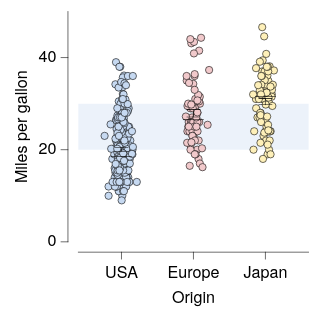

Source (Vega-Lite JSON):
### Vega-Lite specification from a JSON file in a GitHub repository (floating-point values rounded to 4 significant figures; data arrays with more than 128 entries replaced by an {"elided": "..."} marker saying what was removed)
{"background": null, "config": {"arc": {"fill": "#DBDBDB", "fillOpacity": 1.0, "innerRadius": 25.0, "padAngle": 0.03, "stroke": "black", "strokeOpacity": 1, "strokeWidth": 0.25}, "area": {"fill": "#DBDBDB", "fillOpacity": 1.0, "stroke": "black", "strokeOpacity": 1, "strokeWidth": 0.25}, "axis": {"domain": true, "domainCap": "round", "domainColor": "black", "domainWidth": 0.25, "grid": false, "gridCap": "round", "gridColor": "#F1F1F1", "gridDash": [0, 0], "gridOpacity": 1.0, "gridWidth": 0.25, "labelColor": "black", "labelFont": "HelveticaNeue", "labelFontSize": 7, "labelFontStyle": "normal", "labelFontWeight": 400, "offset": 4.5, "ticks": true, "tickCap": "round", "tickColor": "black", "tickRound": false, "tickSize": 3, "tickWidth": 0.25, "titleColor": "black", "titleFont": "HelveticaNeue", "titleFontSize": 7, "titleFontStyle": "normal", "titleFontWeight": 400}, "axisX": {"domain": true, "labelAlign": "center", "labelAngle": 0, "labels": true, "ticks": true, "translate": 0}, "axisY": {"domain": true, "labelAlign": "right", "labelAngle": 0, "labels": true, "ticks": true, "translate": 0}, "axisRight": {"domain": true, "labelAlign": "left", "labelAngle": 0, "labels": true, "ticks": true, "translate": 0}, "axisTop": {"domain": true, "labelAlign": "center", "labelAngle": 0, "labels": true, "ticks": true, "translate": 0}, "axisBand": {"tickOffset": 0}, "bar": {"fill": "#DBDBDB", "fillOpacity": 1.0, "stroke": "black", "strokeOpacity": 1, "strokeWidth": 0.25}, "boxplot": {"size": 9.0, "ticks": {"cornerRadius": 0.25, "fill": "black", "size": 4.5, "thickness": 0.25}, "box": {"fillOpacity": 1.0, "stroke": "black", "strokeOpacity": 1, "strokeWidth": 0.25}, "median": {"fill": "black", "fillOpacity": 1.0, "size": 9.0, "thickness": 0.25}, "rule": {"fill": "black", "fillOpacity": 1.0, "size": 10.0, "stroke": "black", "strokeDash": [0, 0], "strokeOpacity": 1, "strokeWidth": 0.25}, "outliers": {"color": "black", "fill": "black", "fillOpacity": 1.0, "size": 0, "stroke": "black", "strokeOpacity": 1, "strokeWidth": 0.25}}, "circle": {"fill": "black", "fillOpacity": 1.0, "size": 0.5, "stroke": null, "strokeOpacity": 1, "strokeWidth": 0.25}, "errorband": {"band": {"fillOpacity": 0.6, "stroke": null, "strokeWidth": 0.25, "strokeOpacity": 1}, "borders": {"opacity": 0, "strokeOpacity": 0.25, "strokeWidth": 1}}, "errorbar": {"opacity": 1, "rule": {"strokeDash": [0, 0], "strokeWidth": 0.25}, "ticks": {"color": "black", "cornerRadius": 0.125, "opacity": 1, "size": 6.0, "thickness": 0.25}, "thickness": 0.25}, "font": "HelveticaNeue", "geoshape": {"fill": "#DBDBDB", "fillOpacity": 1.0, "stroke": "black", "strokeOpacity": 1, "strokeWidth": 0.25}, "header": {"labelColor": "black", "labelFont": "HelveticaNeue", "labelFontSize": 7, "labelFontStyle": "normal", "labelFontWeight": 400, "titleColor": "black", "titleFont": "HelveticaNeue", "titleFontSize": 7, "titleFontStyle": "normal", "titleFontWeight": 400, "titlePadding": 0}, "legend": {"disable": false, "offset": 4.5, "gradientLength": 50.0, "gradientThickness": 5.0, "gradientOpacity": 1.0, "gradientStrokeColor": "black", "gradientStrokeWidth": 0.25, "labelColor": "black", "labelFont": "HelveticaNeue", "labelFontSize": 7, "labelFontStyle": "normal", "labelFontWeight": 400, "strokeColor": "black", "strokeWidth": 0, "symbolSize": 42, "symbolStrokeColor": "black", "symbolStrokeWidth": 0.25, "titleColor": "black", "titleFont": "HelveticaNeue", "titleFontSize": 7, "titleFontStyle": "normal", "titleFontWeight": 400}, "line": {"color": "black", "stroke": "black", "strokeCap": "round", "strokeDash": [0, 0], "strokeOpacity": 1, "strokeWidth": 0.375}, "point": {"filled": true, "fill": "#DBDBDB", "fillOpacity": 1.0, "size": 5.0, "stroke": "black", "strokeOpacity": 1, "strokeWidth": 0.25}, "range": {"category": ["#C6D9F1", "#F1C9CB", "#FEF0B9", "#CEE37A", "#7AA8E0", "#E589A3", "#FDDD5D", "#68B961", "#4177B1", "#C35082", "#E5C227", "#438156"], "diverging": {"scheme": ["#C35082", "#CE6D94", "#D989A7", "#E2A4BA", "#EABFCE", "#F1DBE2", "#F6F6F6", "#D7E0EB", "#B9CBE0", "#9BB6D5", "#7DA1C9", "#5F8CBD", "#4177B1"]}, "heatmap": {"scheme": ["#DFE9F7", "#C6D9F1", "#ADC8EC", "#94B8E6", "#7AA8E0", "#6097DA", "#4D87CA", "#4177B1", "#386898", "#2F597F", "#264A69", "#1D3A58"]}, "ordinal": {"scheme": ["#F1F1F1", "#DBDBDB", "#C6C6C6", "#B2B2B2", "#9D9D9D", "#898989", "#767676", "#636363", "#515151", "#404040", "#2F2F2F", "#1F1F1F"]}, "ramp": {"scheme": ["#DFE9F7", "#C6D9F1", "#ADC8EC", "#94B8E6", "#7AA8E0", "#6097DA", "#4D87CA", "#4177B1", "#386898", "#2F597F", "#264A69", "#1D3A58"]}}, "rule": {"color": "black", "stroke": "black", "strokeCap": "round", "strokeDash": [2, 2], "strokeOpacity": 1, "strokeWidth": 0.25}, "scale": {"bandPaddingInner": 0.1, "bandPaddingOuter": 0.1, "round": false}, "rect": {"fill": "#DBDBDB", "fillOpacity": 1.0, "stroke": "black", "strokeOpacity": 1, "strokeWidth": 0.25}, "square": {"fill": "#DBDBDB", "fillOpacity": 1.0, "size": 10.0, "stroke": "black", "strokeOpacity": 1, "strokeWidth": 0.25}, "text": {"color": "black", "font": "HelveticaNeue", "fontSize": 7, "fontStyle": "normal", "fontWeight": 400}, "title": {"anchor": "middle", "frame": "group", "color": "black", "font": "HelveticaNeue", "fontSize": 7, "fontStyle": "normal", "fontWeight": 400, "subtitleColor": "black", "subtitleFont": "HelveticaNeue", "subtitleFontSize": "HelveticaNeue", "subtitleFontStyle": "normal", "subtitleFontWeight": 400}, "view": {"continuousWidth": 100, "continuousHeight": 100, "discreteWidth": 100, "discreteHeight": 100, "fill": null, "stroke": null, "strokeWidth": 0.25}}, "layer": [{"mark": {"type": "rect", "color": "#DFE9F7", "opacity": 0.6, "stroke": null, "strokeOpacity": 0, "strokeWidth": 0}, "encoding": {"y": {"datum": 20.0}, "y2": {"datum": 30.0}}}, {"layer": [{"data": {"name": "data-5a85ede2053d4aec77293cfb476ae07b"}, "mark": {"type": "circle", "opacity": 1.0, "size": 10.0, "stroke": "black", "strokeOpacity": 1, "strokeWidth": 0.25}, "encoding": {"color": {"field": "Origin", "legend": null, "sort": ["USA", "Europe", "Japan"], "title": null, "type": "nominal"}, "x": {"axis": {}, "field": "Origin", "sort": ["USA", "Europe", "Japan"], "title": "Origin", "type": "nominal"}, "xOffset": {"field": "jitter_x", "scale": {"domain": [-7.33, 7.33], "range": [5.17, 19.83]}, "type": "quantitative"}, "y": {"field": "Miles_per_Gallon", "title": "Miles per gallon", "type": "quantitative"}}}, {"data": {"name": "data-64e7897fd8423deef5c97d660b6d3367"}, "mark": {"type": "errorbar"}, "encoding": {"x": {"axis": {}, "field": "Origin", "sort": ["USA", "Europe", "Japan"], "title": "Origin", "type": "nominal"}, "y": {"field": "__mean", "title": "Miles per gallon", "type": "quantitative"}, "yError": {"field": "__error"}}}, {"data": {"name": "data-5a85ede2053d4aec77293cfb476ae07b"}, "mark": {"type": "boxplot", "box": {"fillOpacity": 0, "strokeOpacity": 0}, "outliers": {"opacity": 0}, "rule": {"strokeOpacity": 0}, "ticks": false}, "encoding": {"x": {"axis": {}, "field": "Origin", "sort": ["USA", "Europe", "Japan"], "title": "Origin", "type": "nominal"}, "y": {"field": "Miles_per_Gallon", "title": "Miles per gallon", "type": "quantitative"}}}]}], "data": {"name": "data-f649f9d1c293ec8042ca0358e3477a5a"}, "$schema": "https://vega.github.io/schema/vega-lite/v6.4.1.json", "datasets": {"data-f649f9d1c293ec8042ca0358e3477a5a": [{"__dummy": 0, "__dysonsphere__": 1}], "data-5a85ede2053d4aec77293cfb476ae07b": {"elided": "398 records"}, "data-64e7897fd8423deef5c97d660b6d3367": [{"Origin": "USA", "__mean": 20.08, "__error": 0.4058, "__dysonsphere__": 1}, {"Origin": "Japan", "__mean": 30.45, "__error": 0.6852, "__dysonsphere__": 1}, {"Origin": "Europe", "__mean": 27.89, "__error": 0.8037, "__dysonsphere__": 1}]}}
